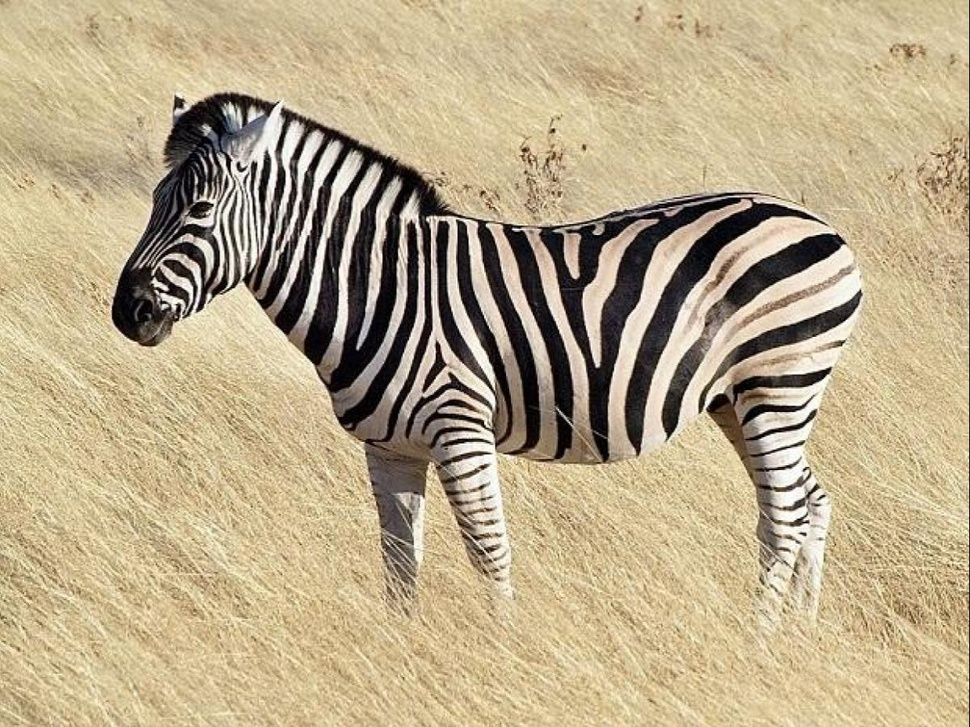
#> input picture lecture_04/zebra.jpeg, 970 x 727 px, shrunk from 1200 x 900 before the run
$ jupyter execute Untitled.ipynb
#> lines starting #> are read from the running program, lines starting #| are printed output that depends on the picture
[cell 1]
import numpy as np
import matplotlib.pyplot as plt

[cell 2]
img = np.zeros([300, 300, 3])

[cell 3]
plt.imshow(img)

[cell 4]
img[:100] = np.array([1, 0, 0])
img[100:200] = np.array([0, 1, 0])
img[200:] = np.array([0, 0, 1])

img[50:-50, 50:-50] = np.array([.5, .5, .5])

[cell 5]
plt.imshow(img)
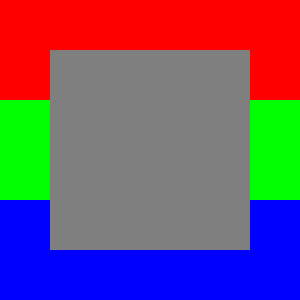
#> shown: shape (300, 300, 3) float64; mean R, G, B 0.444, 0.333, 0.444

[cell 6]
import cv2

[cell 7]
photo = cv2.imread("zebra.jpeg")
#> photo is the input picture: shape (727, 970, 3); mean B, G, R 138.6, 170.5, 186.6

[cell 8]
type(photo)

[cell 9]
photo.shape
#> Out = (727, 970, 3)

[cell 10]
plt.imshow(photo)

[cell 11]
photo = cv2.cvtColor(photo, cv2.COLOR_BGR2RGB)

[cell 12]
plt.imshow(photo)

[cell 13]
mod = 255 - photo
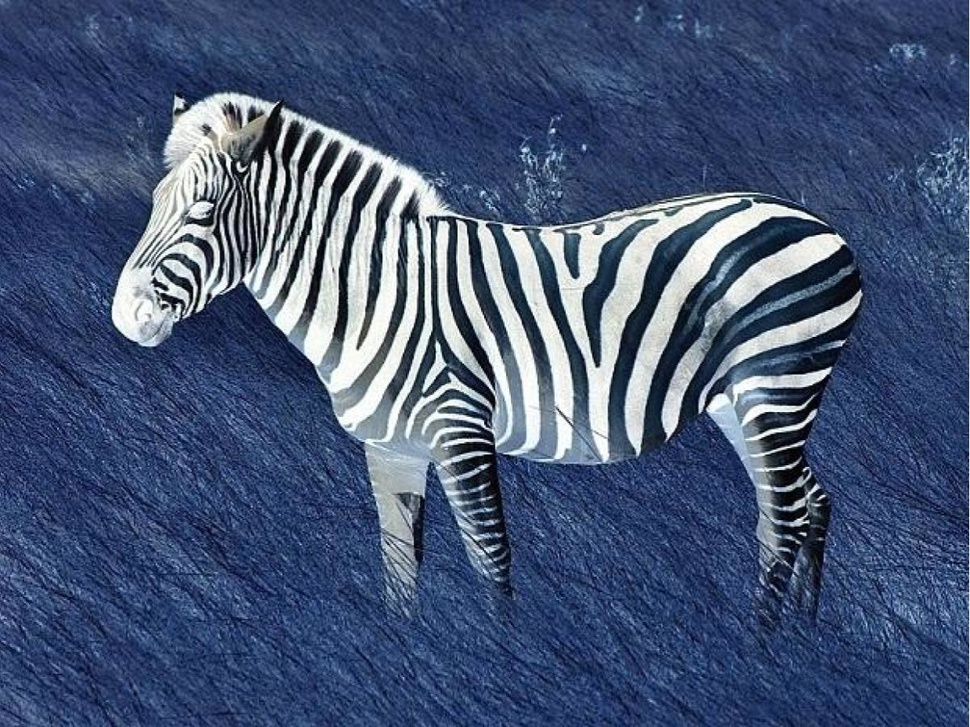
#> mod: shape (727, 970, 3); mean R, G, B 68.4, 84.5, 116.4

[cell 14]
plt.imshow(mod)

[cell 15]
another = cv2.cvtColor(mod, cv2.COLOR_RGB2BGR)

cv2.imwrite("ghoda.png", another)
#> Out = True
